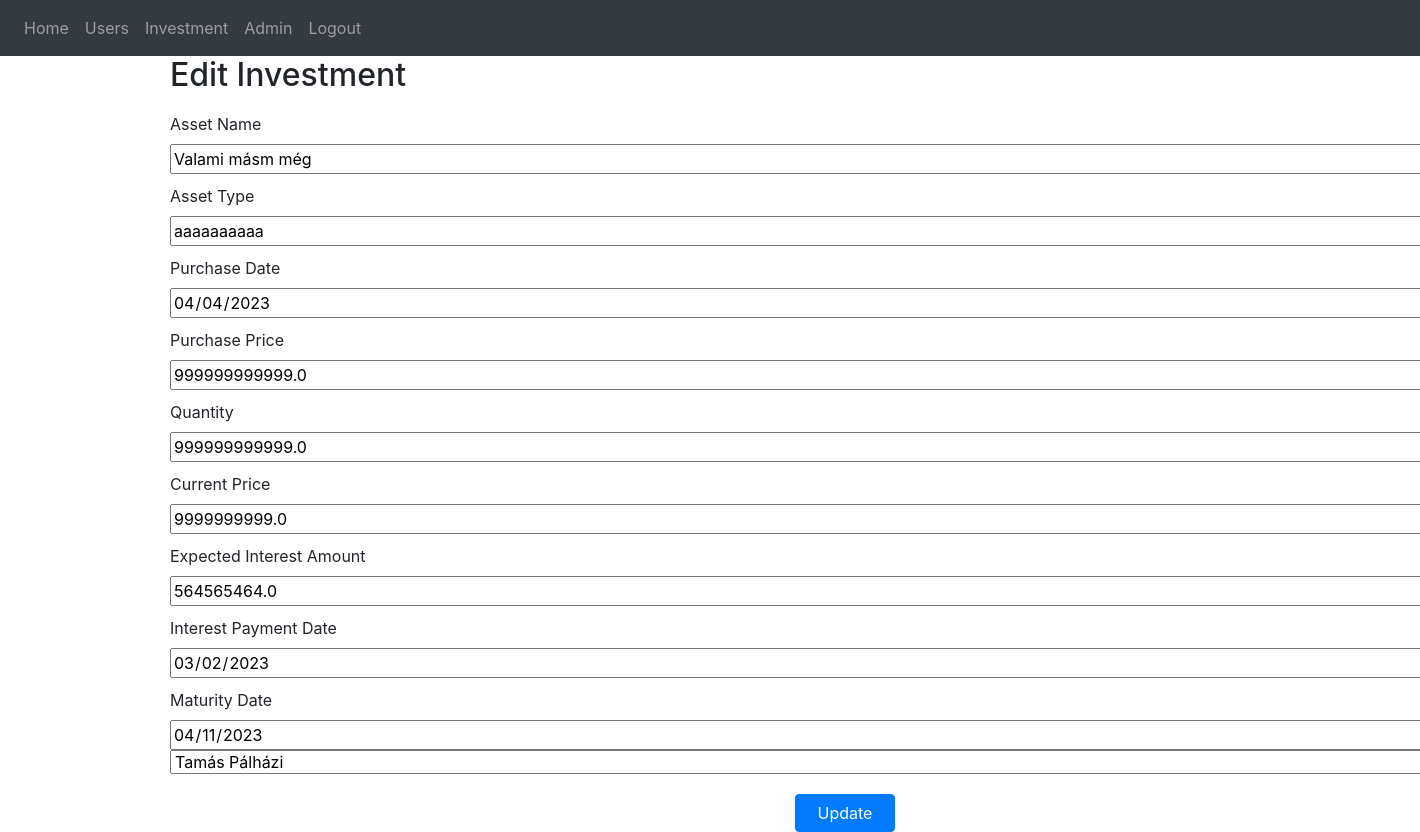
The page /edit-investment/6 (signed in) on the database as committed earlier.
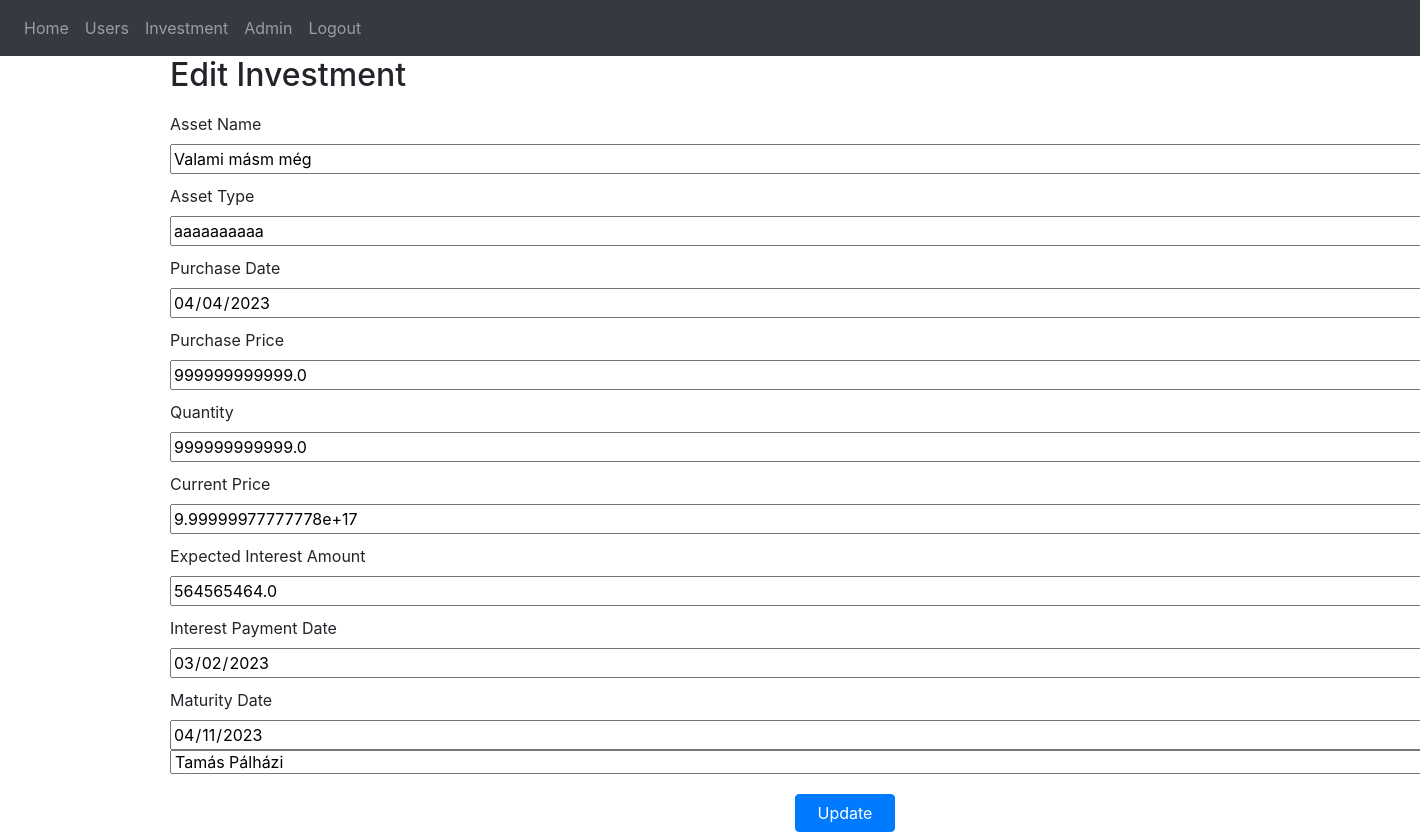
The same page on the database as committed later.
### website/models.py (models this page shows)
class Investment(db.Model):
    id = db.Column(db.Integer, primary_key=True)
    asset_name = db.Column(db.String(150))
    asset_type = db.Column(db.String(150))
    purchase_date = db.Column(db.DateTime(timezone=True))
    purchase_price = db.Column(db.Float)
    quantity = db.Column(db.Float)
    current_price = db.Column(db.Float)
    expected_interest_amount = db.Column(db.Float)
    interest_payment_date = db.Column(db.DateTime(timezone=True))
    maturity_date = db.Column(db.DateTime(timezone=True))
    user_id = db.Column(db.Integer, db.ForeignKey('user.id'))
    user = db.relationship('User', back_populates='investments')
    snapshots = db.relationship('InvestmentSnapshot', back_populates='investment')

class User(db.Model, UserMixin):
    id = db.Column(db.Integer, primary_key=True)
    email = db.Column(db.String(150), unique=True)
    password = db.Column(db.String(150))
    first_name = db.Column(db.String(150))
    second_name = db.Column(db.String(150))
    notes = db.relationship('Note')
    is_approved = db.Column(db.Boolean, default=False)

### website/views.py (the view, shortened to what this page needs)
@views.route('/edit-investment/<int:investment_id>', methods=['GET', 'POST'])
@login_required
def edit_investment(investment_id):
    investment = Investment.query.get_or_404(investment_id)
    users = User.query.all()
    return render_template('edit_investment.html', investment=investment, user=current_user, users=users)  # Módosítva

### website/__init__.py (called while the page is built)
def create_app():
    app = Flask(__name__)
    app.config['SECRET_KEY'] = 'hjshjhdjah kjshkjdhjs'
    app.config['SQLALCHEMY_DATABASE_URI'] = f'sqlite:///{DB_NAME}'
    db.init_app(app)
    from .views import views
    from .auth import auth
    app.register_blueprint(views, url_prefix='/')
    app.register_blueprint(auth, url_prefix='/')
    from .models import User, Note
    with app.app_context():
        db.create_all()
    login_manager = LoginManager()
    login_manager.login_view = 'auth.login'
    login_manager.init_app(app)
    @login_manager.user_loader
    def load_user(id):
        return User.query.get(int(id))
    return app

### website/templates/edit_investment.html (shortened to what this page needs)
{% extends "base.html" %}
{% block content %}
    <div class="container">
        <h2>Edit Investment</h2>
        <form action="{{ url_for('views.edit_investment', investment_id=investment.id) }}" method="post">
            <label for="assetName">Asset Name</label>
            <input type="text" name="assetName" id="assetName" value="{{ investment.asset_name }}" required>
            <label for="assetType">Asset Type</label>
            <input type="text" name="assetType" id="assetType" value="{{ investment.asset_type }}" required>
            <label for="purchaseDate">Purchase Date</label>
            <input type="date" name="purchaseDate" id="purchaseDate" value="{{ investment.purchase_date.date() }}" required>
            <label for="purchasePrice">Purchase Price</label>
            <input type="number" step="any" name="purchasePrice" id="purchasePrice" value="{{ investment.purchase_price }}" required>
            <label for="quantity">Quantity</label>
            <input type="number" step="any" name="quantity" id="quantity" value="{{ investment.quantity }}" required>
            <label for="currentPrice">Current Price</label>
            <input type="number" step="any" name="currentPrice" id="currentPrice" value="{{ investment.current_price }}" required>
            <label for="expectedInterestAmount">Expected Interest Amount</label>
            <input type="number" step="any" name="expectedInterestAmount" id="expectedInterestAmount" value="{{ investment.expected_interest_amount }}" required>
            <label for="interestPaymentDate">Interest Payment Date</label>
            <input type="date" name="interestPaymentDate" id="interestPaymentDate" value="{{ investment.interest_payment_date.date() }}" required>
            <label for="maturityDate">Maturity Date</label>
            <input type="date" name="maturityDate" id="maturityDate" value="{{ investment.maturity_date.date() }}" required>
            <select name="user" id="user" required>
                {% for user in users %}
                    <option value="{{ user.id }}" {% if user.id == investment.user_id %}selected{% endif %}>{{ user.first_name }} {{ user.second_name }}</option>
                {% endfor %}
            </select>
            <button type="submit" class="btn btn-primary">Update</button>
        </form>
    </div>
{% endblock %}

Rows that differ between the two databases and show on the page:
changed Investment "Valami másm még": currentPrice "9999999999.0" → "9.99999977777778e+17"
